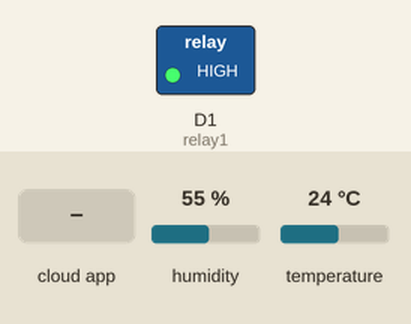
A sketch run on a simulated ESP8266 (NodeMCU). On the bench: switched loads named in the sketch (green lamp = pin HIGH). The inputs (shaded band) are chosen by the test bench; at power-on: humidity 55 %, temperature 24 °C. WiFi joins after 1.5 s; servers stay silent unless stated; the Firebase database answers and starts empty; what the sketch prints to the serial monitor is not drawn.

Above: at 2.7 s.
2.8 s: the phone or cloud app sets status to 1
At 4.8 s:
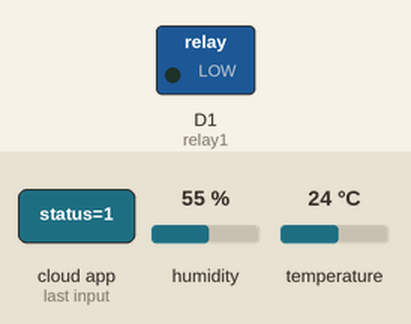
6.0 s: the phone or cloud app sets statusAutoMode to 1
At 8.4 s:
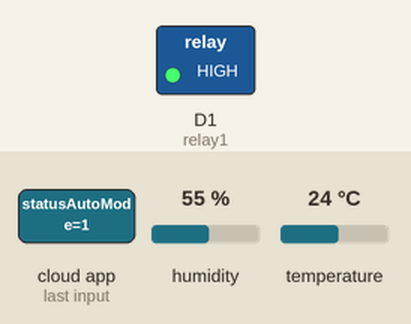
12.1 s: the phone or cloud app sets statusAutoMode to 0
At 14.2 s:
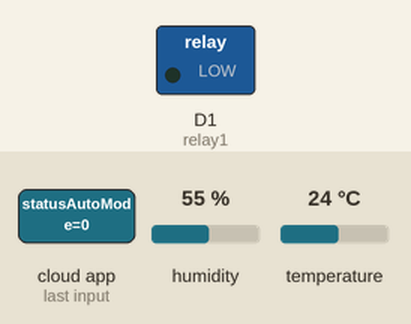
15.2 s: the phone or cloud app sets status to 0
At 17.4 s:
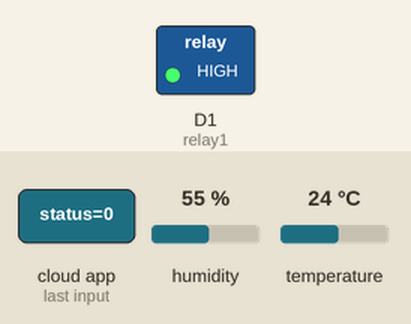
Timing chart, 0 to 18.9 s (numbered marks = the images above; inputs shaded):
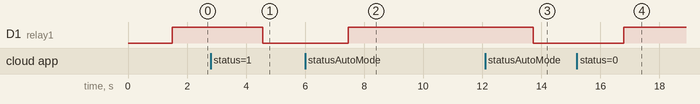

The sketch:

SmartHeat_V2.ino
```cpp
#include <Adafruit_Sensor.h>
#include <DHT.h>
#include <DHT_U.h>
#include <ESP8266WiFi.h>
#include <Firebase_ESP_Client.h>
#include "addons/TokenHelper.h"
#include "addons/RTDBHelper.h"

//===================================================================//

//const char* net = "net_2232";
//const char* password = "102030102030";

const char* net = "semir";
const char* password = "semirjazvin";

//Firebase settings
#define API_KEY "AIzaSyDbp42OfCdd4opQnsOC0RLZIUuW8c95YvI"
#define DATABASE_URL "https://smartheat-951e2-default-rtdb.firebaseio.com/"

//Pin and senzor type
#define DHTPIN D3
#define DHTTYPE DHT22

//Ceating objects
DHT dhtSensor(DHTPIN, DHTTYPE);
const int relay1 = D1;

FirebaseData fbData;
FirebaseConfig config;
FirebaseAuth auth;

//===================================================================//

void setup() {
  Serial.begin(115200);

  //Conecting in WiFi
  WiFi.begin(net, password);
  Serial.print("Conecting");
  while (WiFi.status() != WL_CONNECTED) {
    Serial.print(".");
    delay(500);
  }
  Serial.println();
  Serial.println("CONNECTED");
  Serial.print("IP adress: ");
  Serial.println(WiFi.localIP());

  config.api_key = API_KEY;
  config.database_url = DATABASE_URL;

  auth.user.email = "semirjazvin3@gmail.com";
  auth.user.password = "smartheat2024";

  //if(Firebase.signUp(&config,&auth,"","")){
  //   Serial.println("SignUp OK");
  //}else{
  //   Serial.println("Error, SingUp false");
  //}

  Firebase.begin(&config,&auth);
  config.token_status_callback = tokenStatusCallback;
  Firebase.reconnectWiFi(true);

  if(Firebase.ready()){
    Serial.println("SingUp OK");
  }else{
    Serial.println("Error, SingUp false");
    Serial.println(config.signer.signupError.message.c_str());
  }

  //Starting DHT senzor
  dhtSensor.begin();

  //Define pin for relay
  pinMode(relay1, OUTPUT);
  //Relay is OFF
  digitalWrite(relay1, HIGH);
}

//===================================================================//

void ManualMode(){
  Firebase.RTDB.getInt(&fbData,"relay1/status");
  int status=fbData.intData();

  if(status == 1){
    digitalWrite(relay1,LOW);
    Serial.println("Relay is ON");
  } else if(status == 0){
    digitalWrite(relay1, HIGH);
    Serial.println("Relay is OFF");
  }else{
    Serial.print("Error while reading data from Firebase:");
    Serial.println(fbData.errorReason());
  }
}

//===================================================================//

void SensorDataToFirebase(){

  delay(2000);
  float temperature = dhtSensor.readTemperature();
  float humidity = dhtSensor.readHumidity();

  if(isnan(temperature) || isnan(humidity)){
    Serial.println("Failed to read data from DHT sensor");
    return;
  }

  if(Firebase.RTDB.setFloat(&fbData,"sensor/temperature",temperature)){
    Serial.print("Temperature sent: ");
    Serial.println(temperature);
  }else{
    Serial.print("Failed to sent temperature");
    Serial.println(fbData.errorReason());
  }

  if(Firebase.RTDB.setFloat(&fbData,"sensor/humidity",humidity)){
    Serial.print("humidity sent: ");
    Serial.println(humidity);
  }else{
    Serial.print("Failed to sent humidity");
    Serial.println(fbData.errorReason());
  }
}

//===================================================================//

void AutoMod(){
  Firebase.RTDB.getInt(&fbData,"autoMod/statusAutoMode");
  int statusAutoMod=fbData.intData();

  Firebase.RTDB.getInt(&fbData,"tempertureSettings/maxTemp");
  int maxTemp = fbData.intData();

  Firebase.RTDB.getInt(&fbData,"tempertureSettings/minTemp");
  int minTemp = fbData.intData();

  Firebase.RTDB.getInt(&fbData,"sensor/temperature");
  int CurrentTemp = fbData.intData();

  float histereza = 0.5;
  if(statusAutoMod == 1){
    if(CurrentTemp < minTemp - histereza){
      digitalWrite(relay1,LOW);
      if(Firebase.RTDB.setString(&fbData,"info/message","Heating is ON - Current temperature below min Temp")){
        Serial.println("Info message sent to Firebase");
      }else{
         Serial.println("Faild to sent message to Firebase");
      }
    }else if(CurrentTemp > maxTemp + histereza){
      digitalWrite(relay1,HIGH);
      if(Firebase.RTDB.setString(&fbData,"info/message","Heating is OFF - Current temperature above max Temp")){
        Serial.println("Info message sent to Firebase");
      }else{
         Serial.println("Faild to sent message to Firebase");
      }
    }else{
      digitalWrite(relay1,HIGH);
      if(Firebase.RTDB.setString(&fbData,"info/message","Heating is OFF - Temperature within range. No action taken")){
        Serial.println("Info message sent to Firebase");
      }else{
         Serial.println("Faild to sent message to Firebase");
      }
    }
  }else {
    ManualMode();
  }
}

//===================================================================//

void loop() {
  // Sending data from DHT sensor on Firebase
  SensorDataToFirebase();

  // Auto control for relay1
  AutoMod();
}
```

Measured:
- after the input at 2.8 s, D1 (relay1): HIGH → LOW after 1.8 s
- after the input at 6.0 s, D1 (relay1): LOW → HIGH after 1.5 s
- after the input at 12.1 s, D1 (relay1): HIGH → LOW after 1.6 s
- after the input at 15.2 s, D1 (relay1): LOW → HIGH after 1.6 s
